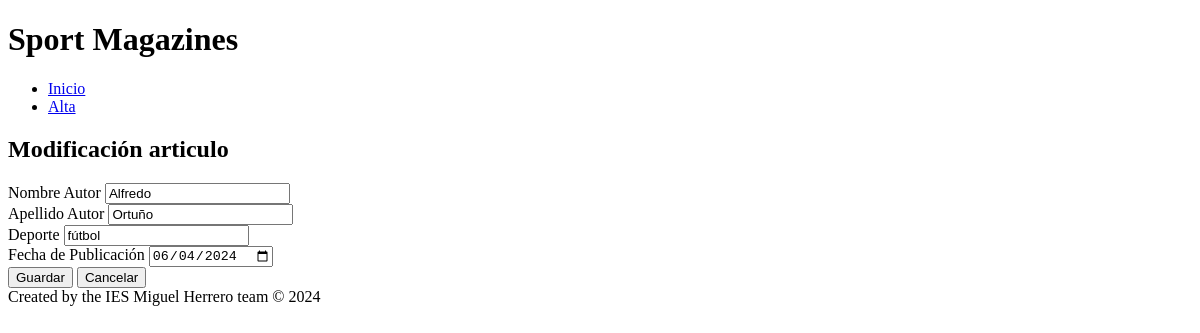
The page /edit.php?id=1 on the database as committed earlier.
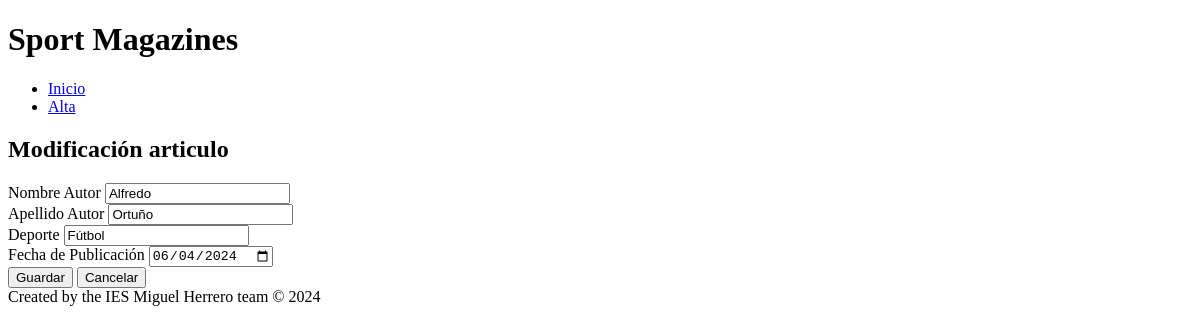
The same page on the database as committed later.
### tables this page shows
CREATE TABLE articulos (
  articulo_id INT UNSIGNED AUTO_INCREMENT PRIMARY KEY,
  apellido_autor VARCHAR(100) NOT NULL,
  nombre_autor VARCHAR(100) NOT NULL,
  deporte VARCHAR(100) NOT NULL,
  fecha_publicacion DATE NOT NULL
);

### src/edit.php (the view, shortened to what this page needs)
<?php
include_once("config.php");
?>
<!DOCTYPE html>
<html>
<head>
</head>
<body>
<div>
	<header>
		<h1>Sport Magazines</h1>
	</header>
	<main>
	<ul>
		<li><a href="index.php" >Inicio</a></li>
		<li><a href="add.html" >Alta</a></li>
	</ul>
	<h2>Modificación articulo</h2>
<?php
$articulo_id = $_GET['id'];
$articulo_id = $mysqli->real_escape_string($articulo_id);
$resultado = $mysqli->query("SELECT apellido_autor, nombre_autor, deporte, fecha_publicacion FROM articulos WHERE articulo_id = $articulo_id");
$fila = $resultado->fetch_array();
$nombre_autor = $fila['nombre_autor'];
$apellido_autor = $fila['apellido_autor'];
$deporte = $fila['deporte'];
$fecha_publicacion = $fila['fecha_publicacion'];
?>
    <form action="edit_action.php" method="post">
        <div>
            <label for="nombre_autor">Nombre Autor</label>
            <input type="text" name="nombre_autor" id="nombre_autor" value="<?php echo $nombre_autor;?>" required>
        </div>
        <div>
            <label for="apellido_autor">Apellido Autor</label>
            <input type="text" name="apellido_autor" id="apellido_autor" value="<?php echo $apellido_autor;?>" required>
        </div>
        <div>
            <label for="deporte">Deporte</label>
            <input type="text" name="deporte" id="deporte" value="<?php echo $deporte;?>" required>
        </div>
        <div>
            <label for="fecha_publicacion">Fecha de Publicación</label>
            <input type="date" name="fecha_publicacion" id="fecha_publicacion" value="<?php echo $fecha_publicacion;?>" required>
        </div>
        <div>
            <input type="submit" name="modifica" value="Guardar">
            <input type="button" value="Cancelar" onclick="location.href='index.php'">
        </div>
    </form>
    </main>
    <footer>
        Created by the IES Miguel Herrero team &copy; 2024
    </footer>
</div>
</body>
</html>

Rows that differ between the two databases and show on the page:
changed articulos "Alfredo": deporte "fútbol" → "Fútbol"
